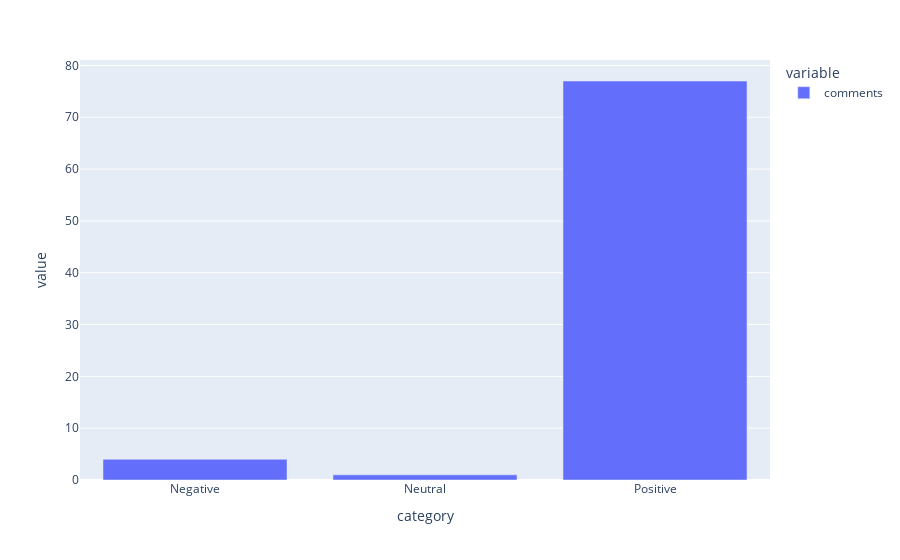

This figure's notebook cell:
### Markdown cell above
Grey and Sanders

### Code cell
google_review=pd.read_csv('./google_reviews_greysanders.csv')

sent=[]

for index,row in google_review.iterrows():
    r=predict_class([row['comments']])
    sent.append(r)

google_review['category']=sent


# The distribution of sentiments
google_review.groupby('category').count().plot(kind='bar')

### Figure 1 — Plotly figure (JSON) as saved in the notebook; plotly's stock layout.template omitted (floating-point values rounded to 4 significant figures)
{"data": [{"alignmentgroup": "True", "hovertemplate": "variable=comments<br>category=%{x}<br>value=%{y}<extra></extra>", "legendgroup": "comments", "marker": {"color": "#636efa"}, "name": "comments", "offsetgroup": "comments", "orientation": "v", "showlegend": true, "textposition": "auto", "type": "bar", "x": ["Negative", "Neutral", "Positive"], "xaxis": "x", "y": [4, 1, 77], "yaxis": "y"}], "layout": {"barmode": "relative", "legend": {"title": {"text": "variable"}, "tracegroupgap": 0}, "margin": {"t": 60}, "xaxis": {"anchor": "y", "domain": [0, 1], "title": {"text": "category"}}, "yaxis": {"anchor": "x", "domain": [0, 1], "title": {"text": "value"}}}}
